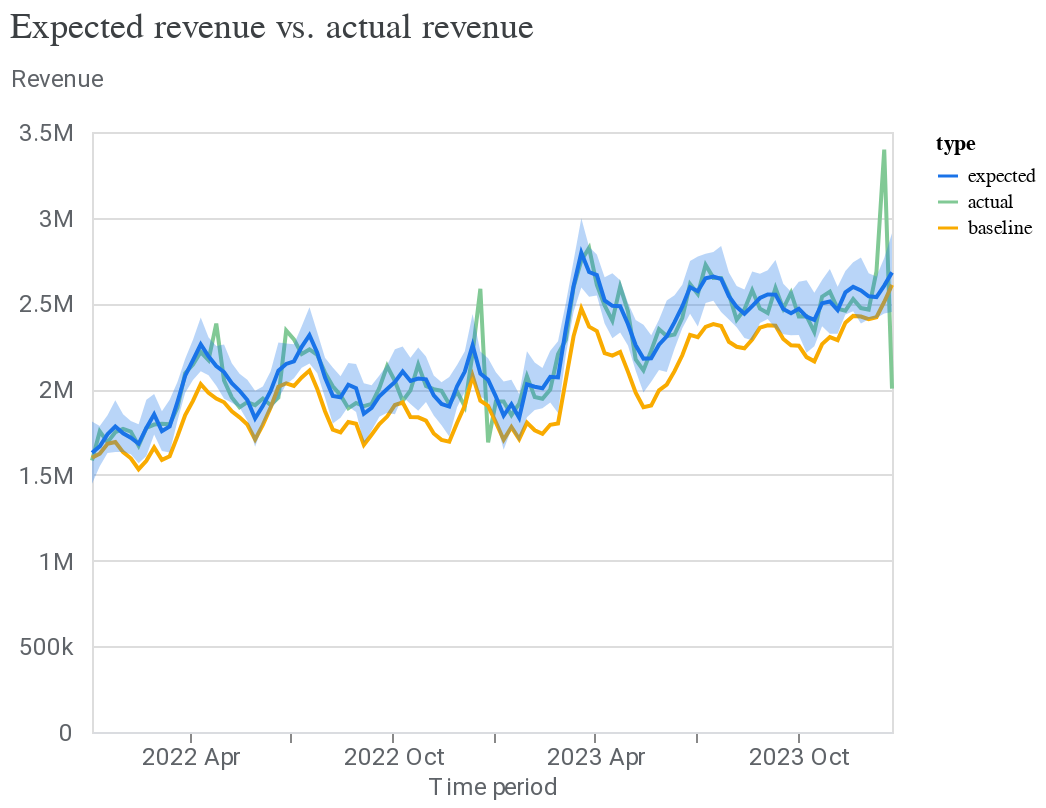

The notebook cell this image was saved under:
### Code cell
model_fit = visualizer.ModelFit(mmm)
model_fit.plot_model_fit()

### Figure 1 — Vega-Lite specification as saved in the notebook (floating-point values rounded to 4 significant figures; data arrays with more than 128 entries replaced by an {"elided": "..."} marker saying what was removed)
{"config": {"view": {"continuousWidth": 400, "continuousHeight": 300}, "axis": {"labelColor": "#5F6368", "labelFont": "Roboto", "labelFontSize": 12, "titleColor": "#5F6368", "titleFont": "Roboto", "titleFontSize": 12, "titleFontWeight": "normal"}}, "layer": [{"mark": "line", "encoding": {"color": {"field": "type", "scale": {"domain": ["expected", "actual", "baseline"], "range": ["#1A73E8", "#81C995", "#F9AB00"]}, "type": "nominal"}, "x": {"axis": {"domainColor": "#DADCE0", "format": "%Y %b", "grid": false, "tickCount": 8}, "field": "time", "title": "Time period", "type": "temporal"}, "y": {"axis": {"domain": false, "labelExpr": "replace(format(datum.value, '.3~s'), 'G', 'B')", "labelPadding": 10, "tickCount": 5, "ticks": false, "titleAlign": "left", "titleAngle": 0, "titleY": -20}, "field": "mean", "title": "Revenue", "type": "quantitative"}}}, {"mark": {"type": "area", "opacity": 0.3}, "encoding": {"color": {"field": "type", "legend": null, "scale": {"domain": ["expected"], "range": ["#1A73E8"]}, "type": "nominal"}, "x": {"field": "time", "type": "temporal"}, "y": {"field": "ci_hi", "type": "quantitative"}, "y2": {"field": "ci_lo"}}}], "data": {"name": "data-663912cf79085ca02dc7ecf2ec5334f1"}, "resolve": {"scale": {"color": "independent"}}, "title": {"text": "Expected revenue vs. actual revenue", "anchor": "start", "color": "#3C4043", "font": "Google Sans Display", "fontSize": 18, "fontWeight": "normal", "offset": 10}, "$schema": "https://vega.github.io/schema/vega-lite/v4.17.0.json", "datasets": {"data-663912cf79085ca02dc7ecf2ec5334f1": {"elided": "312 records"}}}
